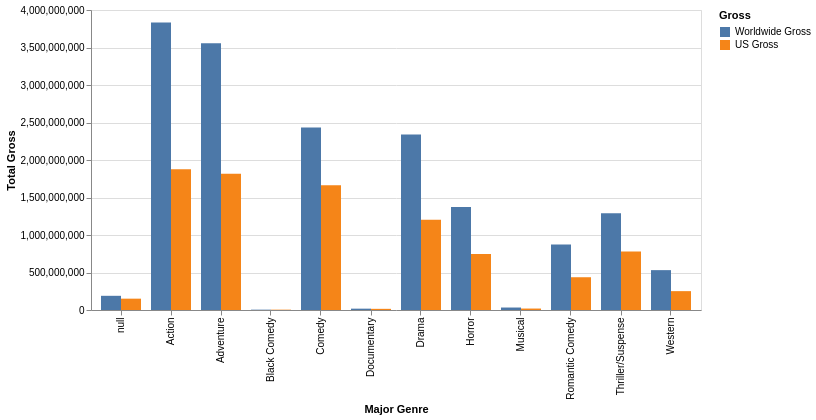

This figure's Vega-Lite source:
### Vega-Lite specification from a JSON file in a GitHub repository (floating-point values rounded to 4 significant figures; data arrays with more than 128 entries replaced by an {"elided": "..."} marker saying what was removed)
{"$schema": "https://vega.github.io/schema/vega-lite/v6.json", "data": {"values": {"elided": "200 records"}}, "repeat": {"layer": ["Worldwide Gross", "US Gross"]}, "spec": {"mark": "bar", "encoding": {"x": {"field": "Major Genre", "type": "nominal"}, "y": {"aggregate": "sum", "field": {"repeat": "layer"}, "type": "quantitative", "title": "Total Gross"}, "color": {"datum": {"repeat": "layer"}, "title": "Gross"}, "xOffset": {"datum": {"repeat": "layer"}}}}, "config": {"mark": {"invalid": null}}}
